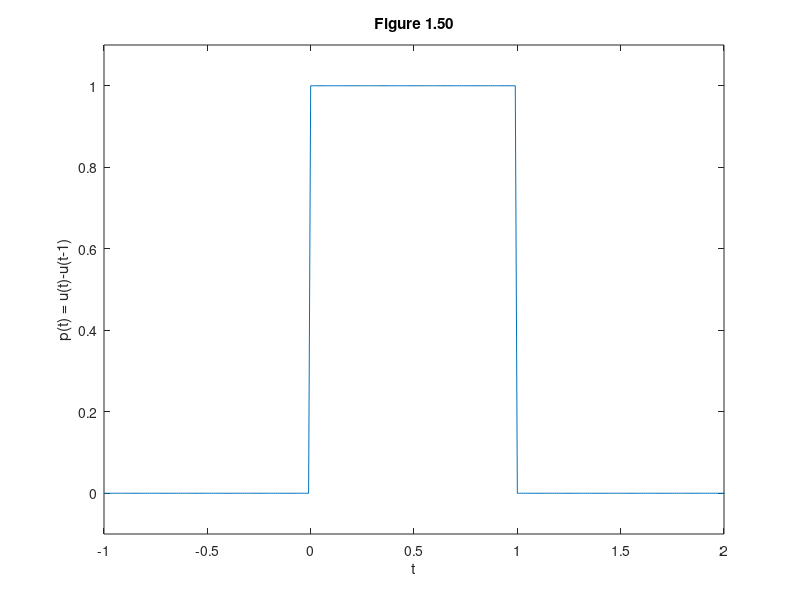

The MATLAB script that drew this image:
u = @(t) 1.0.*(t>=0);
p = @(t) u(t)-u(t-1);
t = (-1:0.01:6);
figure(1);
plot(t,p(t));
xlabel('t'); ylabel('p(t) = u(t)-u(t-1)');
axis([-1 2 -.1 1.1]);
title('Figure 1.50');